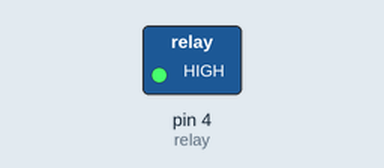
This sketch was run on a simulated Arduino Uno, built with avr-gcc and run on an emulated ATmega328P. Parts: switched loads named in the sketch (green lamp = pin HIGH).

Above: at 1.5 s.
At 4.5 s:
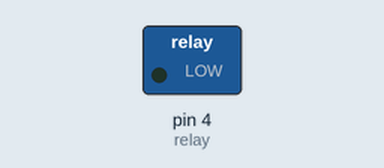
Timing chart, 0 to 7.8 s (numbered marks = the images above):
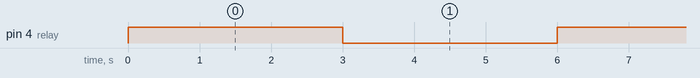

Measured:
- by itself, pin 4 (relay): alternates HIGH for 3.0 s and LOW for 3.0 s

The sketch:

relay.ino
```cpp
int relay = 4;

void setup()
{
	pinMode(relay, OUTPUT);
	digitalWrite(relay, HIGH);
}

void loop()
{

	digitalWrite(relay, HIGH);
	delay(3000);
	digitalWrite(relay, LOW);
	delay(3000);
}
```
